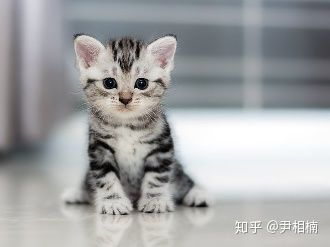
#> input picture cat.jpg, 330 x 247 px
$ jupyter execute --allow-errors split_img.ipynb   (older library calls are emulated)
#> lines starting #> are read from the running program, lines starting #| are printed output that depends on the picture
[cell 1]
import numpy as np
import matplotlib.pyplot as plt
import cv2

img = cv2.imread('cat.jpg')
#> img is the input picture: shape (247, 330, 3); mean B, G, R 165.4, 164.3, 163
img = cv2.cvtColor(img,cv2.COLOR_BGR2RGB)

h, w = img.shape[0], img.shape[1]
#> h = 247; w = 330
fig1 = plt.figure('original image')
plt.imshow(img)
plt.axis('off')
plt.title('Original image')
print( '\t\t\t original image:\n', '\t\t\t',img.shape )
#| 			 original image:
#|  			 (247, 330, 3)

[cell 2]
def divide_method1(img,m,n):#分割成m行n列
#> called with m = 4, n = 5
    h, w = img.shape[0],img.shape[1]
#> h = 247; w = 330
    a = np.zeros([m-1, n-1, int(h*1.0/(m-1)+0.5), int(w*1.0/(n-1)+0.5),3], np.uint8)
    gx, gy = np.meshgrid(np.linspace(0, w, n),np.linspace(0, h, m))
    # a[i,j,...]=img[gy[i][j]:gy[i+1][j+1], gx[i][j]:gx[i+1][j+1],:]
    gx=np.round(gx).astype(np.int)
    gy=np.round(gy).astype(np.int)

    divide_image = np.zeros([m-1, n-1, int(h*1.0/(m-1)+0.5), int(w*1.0/(n-1)+0.5),3], np.uint8)#这是一个五维的张量，前面两维表示分块后图像的位置（第m行，第n列），后面三维表示每个分块后的图像信息
    for i in range(m-1):
        for j in range(n-1):
            divide_image[i,j,0:gy[i+1][j+1]-gy[i][j], 0:gx[i+1][j+1]-gx[i][j],:]= img[
                gy[i][j]:gy[i+1][j+1], gx[i][j]:gx[i+1][j+1],:]#这样写比a[i,j,...]=要麻烦，但是可以避免网格分块的时候，有些图像块的比其他图像块大一点或者小一点的情况引起程序出错
    return divide_image

[cell 3]
def divide_method2(img,m,n):#分割成m行n列
#> called with m = 4, n = 5
    h, w = img.shape[0],img.shape[1]
#> h = 247; w = 330
    grid_h=int(h*1.0/(m-1)+0.5)#每个网格的高
#> grid_h = 82
    grid_w=int(w*1.0/(n-1)+0.5)#每个网格的宽
#> grid_w = 83

    #满足整除关系时的高、宽
    h=grid_h*(m-1)
#> h = 246
    w=grid_w*(n-1)
#> w = 332

    #图像缩放
    img_re=cv2.resize(img,(w,h),cv2.INTER_LINEAR)# 也可以用img_re=skimage.transform.resize(img, (h,w)).astype(np.uint8)
    #plt.imshow(img_re)
    gx, gy = np.meshgrid(np.linspace(0, w, n),np.linspace(0, h, m))
    gx=gx.astype(np.int)
    gy=gy.astype(np.int)

    divide_image = np.zeros([m-1, n-1, grid_h, grid_w,3], np.uint8)#这是一个五维的张量，前面两维表示分块后图像的位置（第m行，第n列），后面三维表示每个分块后的图像信息

    for i in range(m-1):
        for j in range(n-1):
            divide_image[i,j,...]=img_re[
            gy[i][j]:gy[i+1][j+1], gx[i][j]:gx[i+1][j+1],:]
    return divide_image

[cell 4]
def create_image_block(self, image,row_number,col_number):
    block_row = np.array_split(image, row_number, axis = 0)#垂直方向切割，得到很多横向长条
    print(image.shape)
    img_blocks = []
    for block in block_row:
        block_col = np.array_split(block, col_number, axis = 1)#水平方向切割，得到很多图像块
        img_blocks += [block_col]

    #print(img_blocks[-1][-1].shape)
    cv2.imshow("block image",img_blocks[2][1])#第3行第2列图像块

[cell 5]
def display_blocks(divide_image):#
    m,n=divide_image.shape[0],divide_image.shape[1]
#> m = 3; n = 4
    for i in range(m):
        for j in range(n):
            plt.subplot(m,n,i*n+j+1)
            plt.imshow(divide_image[i,j,:])
            plt.axis('off')
            plt.title('block:'+str(i*n+j+1))

[cell 6]
m=3
n=4
#> (the rest of this cell did not finish here and is left out)

[cell 7]
divide_image2=divide_method2(img,m+1,n+1)#该函数中m+1和n+1表示网格点个数，m和n分别表示分块的块数
fig3 = plt.figure('scale for split')
display_blocks(divide_image2)
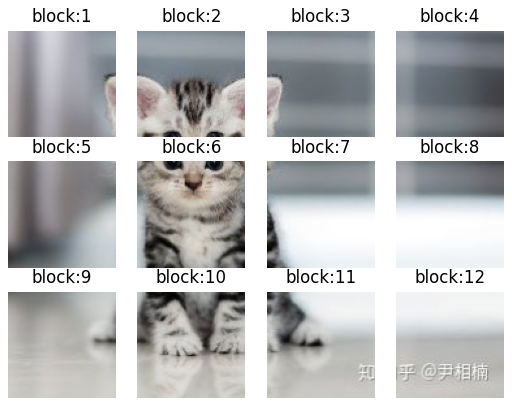
#> figure drawn by matplotlib, 12 panels


$ run again, with back_activation.png saved as cat.jpg
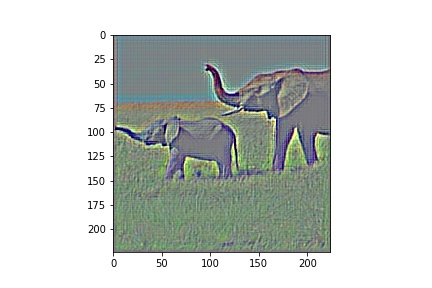
#> input picture back_activation.png, 432 x 288 px
#> img is the input picture: shape (288, 432, 3); mean B, G, R 203.5, 207.1, 202.4
#| 			 original image:
#|  			 (288, 432, 3)
#| 	 round： (288, 432, 3) 	 scale： (288, 432, 3)
#> `plt.show()`:
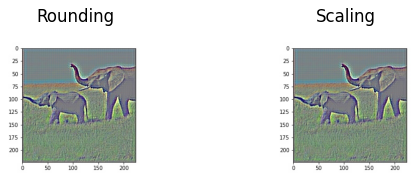
#> figure drawn by matplotlib, 2 panels

$ run again, with elephant.jpeg copied over cat.jpg
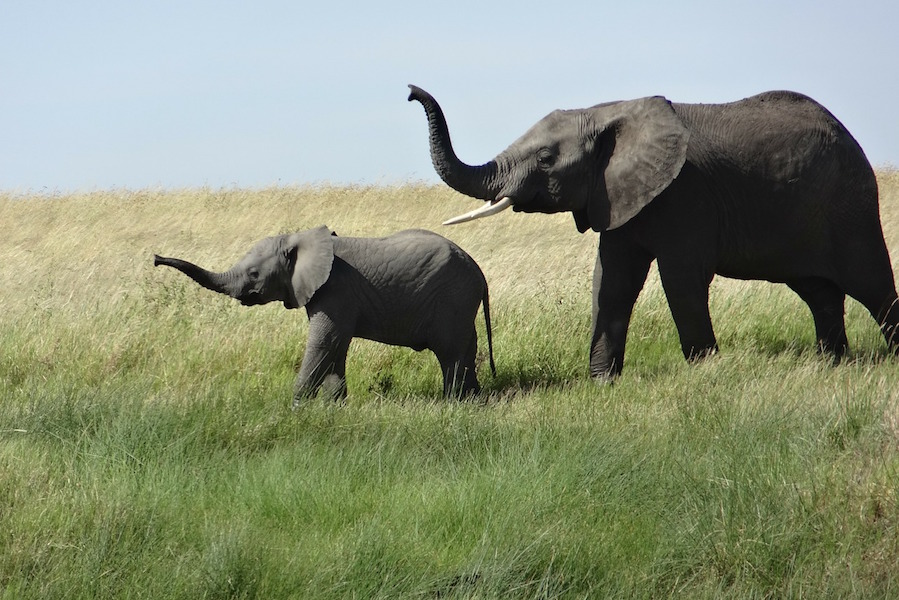
#> input picture elephant.jpeg, 899 x 600 px
#> img is the input picture: shape (600, 899, 3); mean B, G, R 119.7, 144.5, 136.7
#| 			 original image:
#|  			 (600, 899, 3)
#> after the loop in image_concat, `for i in range(m):`:
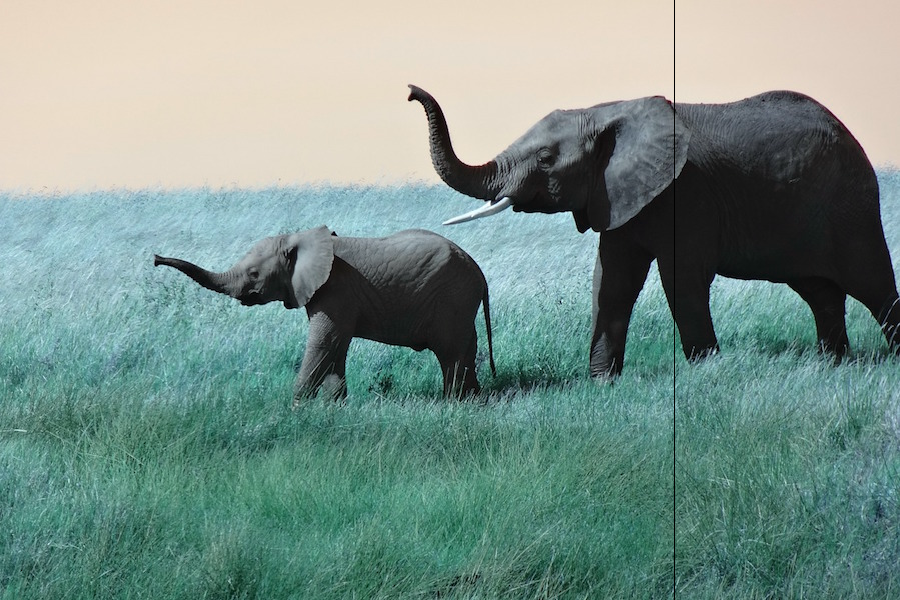
#> restore_image: shape (600, 900, 3); mean of channels 0, 1, 2 136.6, 144.4, 119.6; drawn as B, G, R
#| 	 round： (600, 900, 3) 	 scale： (600, 900, 3)
#> `plt.show()`:
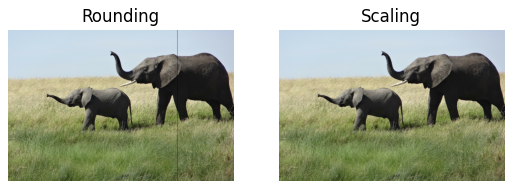
#> figure drawn by matplotlib, 2 panels
